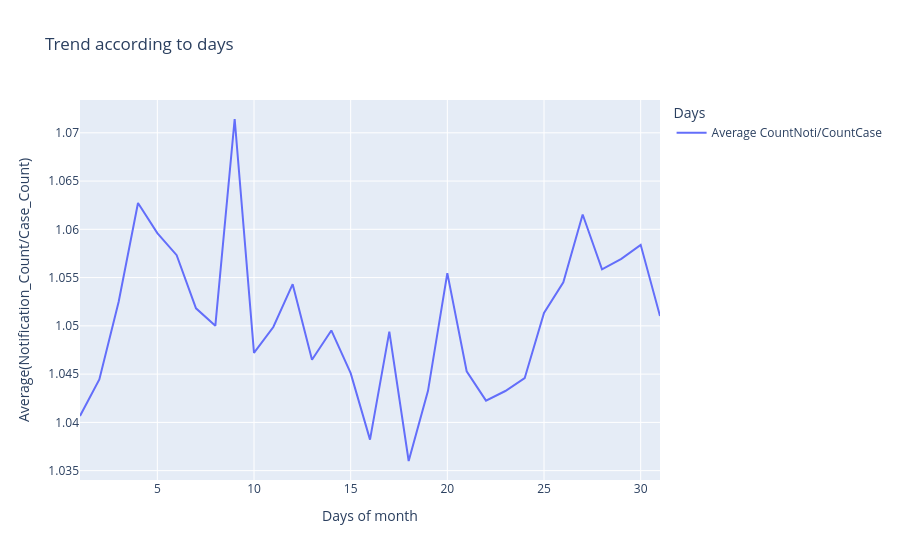

The cell this chart's notebook holds for it:
### Markdown cell above
Showing trend according to the days of the month.

### Code cell
fig = px.line(avg_notipercase_days, x='Notification Create Days', y=['Average CountNoti/CountCase'],
              labels={'value': 'Average(Notification_Count/Case_Count)', 'variable': 'Days'},
              title='Trend according to days')
fig.update_xaxes(title_text='Days of month')

fig.show()

### Figure 1 — Plotly figure (JSON) as saved in the notebook; plotly's stock layout.template omitted (floating-point values rounded to 4 significant figures)
{"data": [{"hovertemplate": "Days=Average CountNoti/CountCase<br>Notification Create Days=%{x}<br>Average(Notification_Count/Case_Count)=%{y}<extra></extra>", "legendgroup": "Average CountNoti/CountCase", "line": {"color": "#636efa", "dash": "solid"}, "marker": {"symbol": "circle"}, "mode": "lines", "name": "Average CountNoti/CountCase", "orientation": "v", "showlegend": true, "type": "scatter", "x": [1, 2, 3, 4, 5, 6, 7, 8, 9, 10, 11, 12, 13, 14, 15, 16, 17, 18, 19, 20, 21, 22, 23, 24, 25, 26, 27, 28, 29, 30, 31], "xaxis": "x", "y": [1.041, 1.044, 1.052, 1.063, 1.06, 1.057, 1.052, 1.05, 1.071, 1.047, 1.05, 1.054, 1.046, 1.05, 1.045, 1.038, 1.049, 1.036, 1.043, 1.055, 1.045, 1.042, 1.043, 1.045, 1.051, 1.055, 1.062, 1.056, 1.057, 1.058, 1.051], "yaxis": "y"}], "layout": {"legend": {"title": {"text": "Days"}, "tracegroupgap": 0}, "title": {"text": "Trend according to days"}, "xaxis": {"anchor": "y", "domain": [0, 1], "title": {"text": "Days of month"}}, "yaxis": {"anchor": "x", "domain": [0, 1], "title": {"text": "Average(Notification_Count/Case_Count)"}}}}
